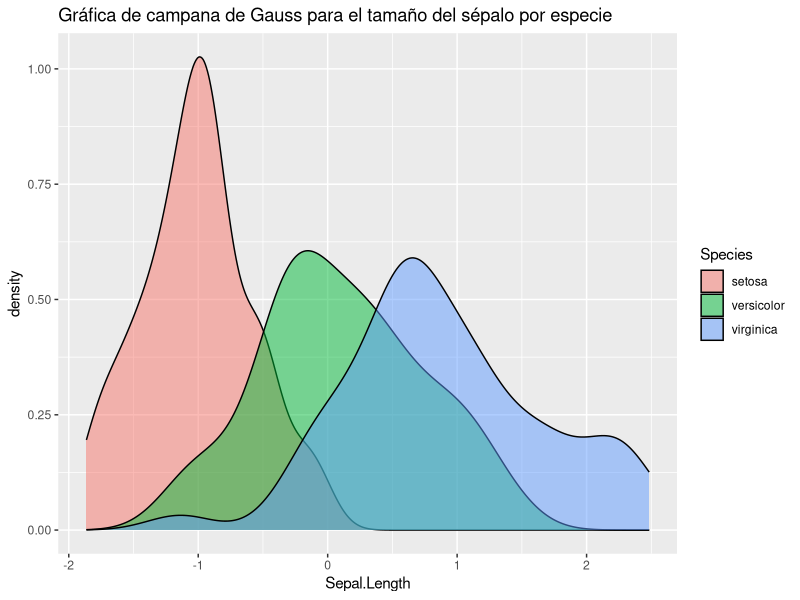

This chart was generated by the following R code:
## ---- chunk 1
library(ggplot2)
## ---- chunk 2
# Cargar el dataset iris
data(iris)

# Seleccionar las variables de interés
iris_sepal <- iris[, c("Sepal.Length", "Species")]
## ---- chunk 3
# Realizar la desviación normal de la variable Sepal.Length
iris_sepal$Sepal.Length <- scale(iris_sepal$Sepal.Length)

## ---- chunk 4
# Crear la gráfica de campana de Gauss
ggplot(iris_sepal, aes(x = Sepal.Length, fill = Species)) +
  geom_density(alpha = 0.5) +
  ggtitle("Gráfica de campana de Gauss para el tamaño del sépalo por especie")
